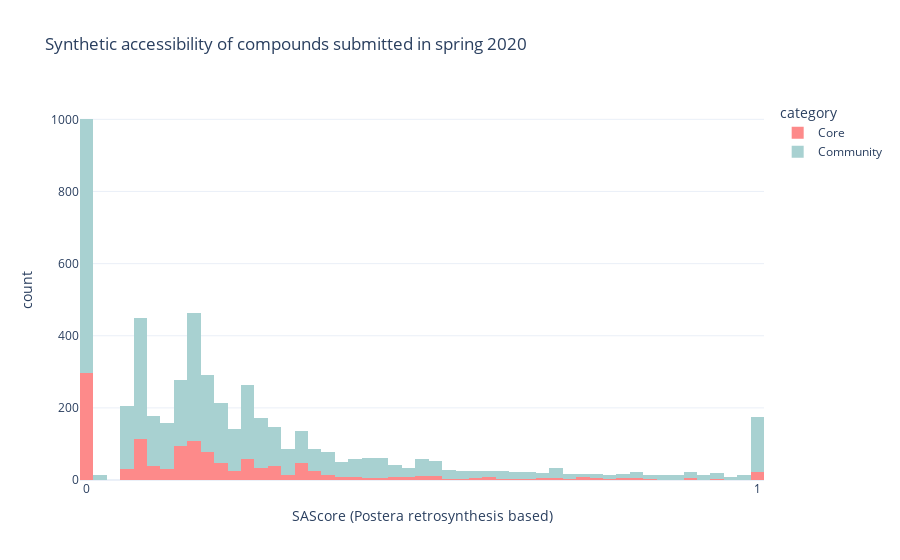

Notebook cell for this chart:
### Code cell
import plotly.express as px

fig = px.histogram(moonshot.loc[moonshot['quarter (submission)'] <= 2],
                   template="plotly_white",
                   color='category',
                   x='postera_SAScore',
                   title='Synthetic accessibility of compounds submitted in spring 2020',
                   color_discrete_map={'Core': '#FD8A8A', 'Community': '#A8D1D1', 'Prior SARS inhibitor': '#F1F7B5'}
                  )
fig.update_layout(xaxis=dict(title='SAScore (Postera retrosynthesis based)', dtick = 1),
                 )
fig.write_image("images/Q2-SA.jpg")
fig

### Figure 1 — Plotly figure (JSON) as saved in the notebook; plotly's stock layout.template omitted (floating-point values rounded to 4 significant figures; data arrays with more than 128 entries replaced by an {"elided": "..."} marker saying what was removed)
{"data": [{"alignmentgroup": "True", "bingroup": "x", "hovertemplate": "category=Core<br>postera_SAScore=%{x}<br>count=%{y}<extra></extra>", "legendgroup": "Core", "marker": {"color": "#FD8A8A", "pattern": {"shape": ""}}, "name": "Core", "offsetgroup": "Core", "orientation": "v", "showlegend": true, "type": "histogram", "x": {"elided": "1269 float values"}, "xaxis": "x", "yaxis": "y"}, {"alignmentgroup": "True", "bingroup": "x", "hovertemplate": "category=Community<br>postera_SAScore=%{x}<br>count=%{y}<extra></extra>", "legendgroup": "Community", "marker": {"color": "#A8D1D1", "pattern": {"shape": ""}}, "name": "Community", "offsetgroup": "Community", "orientation": "v", "showlegend": true, "type": "histogram", "x": {"elided": "4126 float values"}, "xaxis": "x", "yaxis": "y"}], "layout": {"autosize": true, "barmode": "relative", "legend": {"title": {"text": "category"}, "tracegroupgap": 0}, "title": {"text": "Synthetic accessibility of compounds submitted in spring 2020"}, "xaxis": {"anchor": "y", "autorange": true, "domain": [0, 1], "dtick": 1, "range": [-0.01, 1.01], "title": {"text": "SAScore (Postera retrosynthesis based)"}, "type": "linear"}, "yaxis": {"anchor": "x", "autorange": true, "domain": [0, 1], "range": [0, 1054.0], "title": {"text": "count"}}}}
